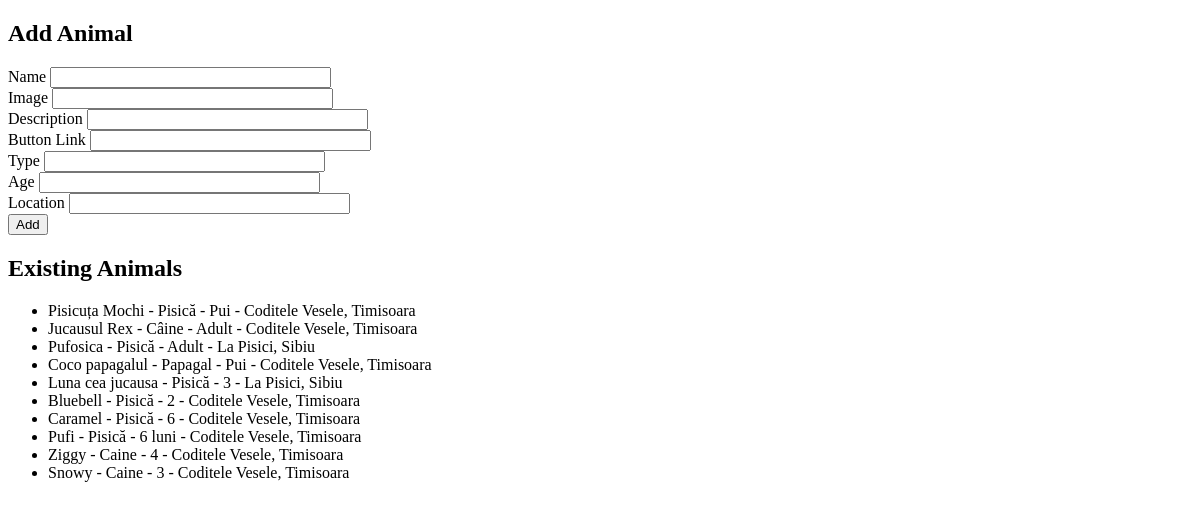
The app's page /add_animal, older data.
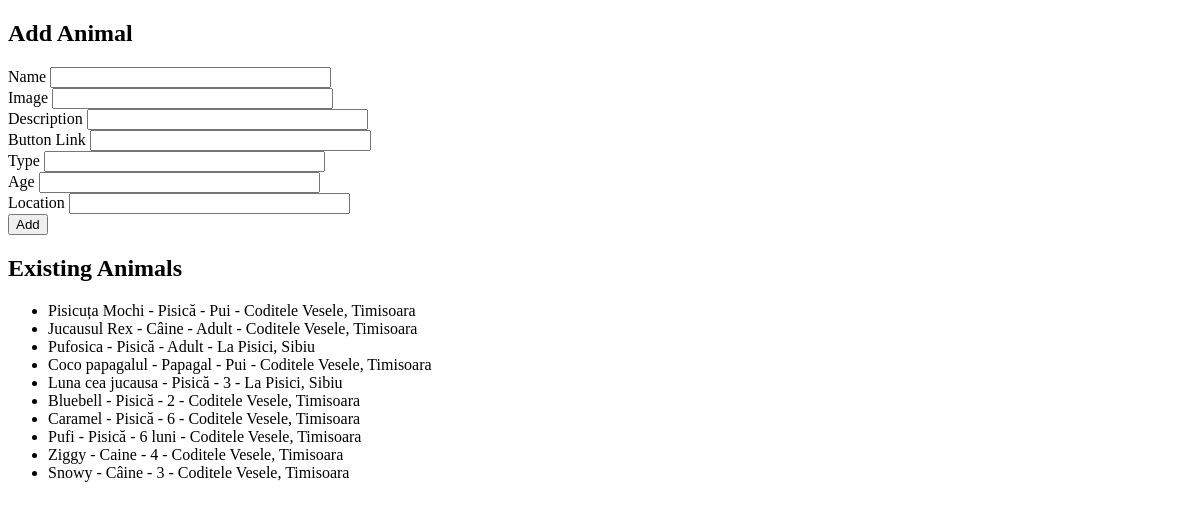
The same page, newer data.
### app.py (models this page shows)
class Animal(db.Model):
    id = db.Column(db.Integer, primary_key=True)
    name = db.Column(db.String(100), nullable=False)
    image = db.Column(db.String(100), nullable=False)
    description = db.Column(db.String(1000), nullable=False)
    history = db.Column(db.String(1000), nullable=True)
    activities = db.Column(db.String(1000), nullable=True)
    relationship = db.Column(db.String(1000), nullable=True)
    special_needs = db.Column(db.String(1000), nullable=True)
    adoption_reason = db.Column(db.String(1000), nullable=True)
    terms = db.Column(db.String(1000), nullable=True)
    button_link = db.Column(db.String(100), nullable=False)
    type = db.Column(db.String(50), nullable=False)
    age = db.Column(db.String(20), nullable=False)
    location = db.Column(db.String(50), nullable=False)
    adopted = db.Column(db.String(100), nullable=True)

### app.py (the view, shortened to what this page needs)
@app.route('/add_animal', methods=['GET', 'POST'])
def add_animal():
    form = AnimalForm()
    animals = Animal.query.all()
    return render_template('add_animal.html', form=form, animals=animals)

### app.py
class AnimalForm(FlaskForm):
    name = StringField('Name', validators=[DataRequired()])
    image = StringField('Image', validators=[DataRequired()])
    description = StringField('Description', validators=[DataRequired()])
    history = StringField('History', validators=[DataRequired()])
    activities = StringField('Activities', validators=[DataRequired()])
    relationship = StringField('Relationship', validators=[DataRequired()])
    special_needs = StringField('Special Needs', validators=[DataRequired()])
    adoption_reason = StringField('Adoption Reason', validators=[DataRequired()])
    terms = StringField('Terms', validators=[DataRequired()])
    button_link = StringField('Button Link', validators=[DataRequired()])
    type = StringField('Type', validators=[DataRequired()])
    age = StringField('Age', validators=[DataRequired()])
    location = StringField('Location', validators=[DataRequired()])
    adopted = StringField('Adopted', validators=[DataRequired()])

### templates/add_animal.html (shortened to what this page needs)
{% extends 'base.html' %}
{% block content %}
    <h2>Add Animal</h2>
    <form method="POST" action="">
        {{ form.name.label }} {{ form.name(size=32) }}<br>
        {{ form.image.label }} {{ form.image(size=32) }}<br>
        {{ form.description.label }} {{ form.description(size=32) }}<br>
        {{ form.button_link.label }} {{ form.button_link(size=32) }}<br>
        {{ form.type.label }} {{ form.type(size=32) }}<br>
        {{ form.age.label }} {{ form.age(size=32) }}<br>
        {{ form.location.label }} {{ form.location(size=32) }}<br>
        <input type="submit" value="Add">
    </form>
    <h2>Existing Animals</h2>
    <ul>
        {% for animal in animals %}
            <li>{{ animal.name }} - {{ animal.type }} - {{ animal.age }} - {{ animal.location }}</li>
        {% endfor %}
    </ul>
{% endblock %}

Row changes from the older to the newer data that the page shows:
changed Animal "Snowy": type "Caine" → "Câine"
